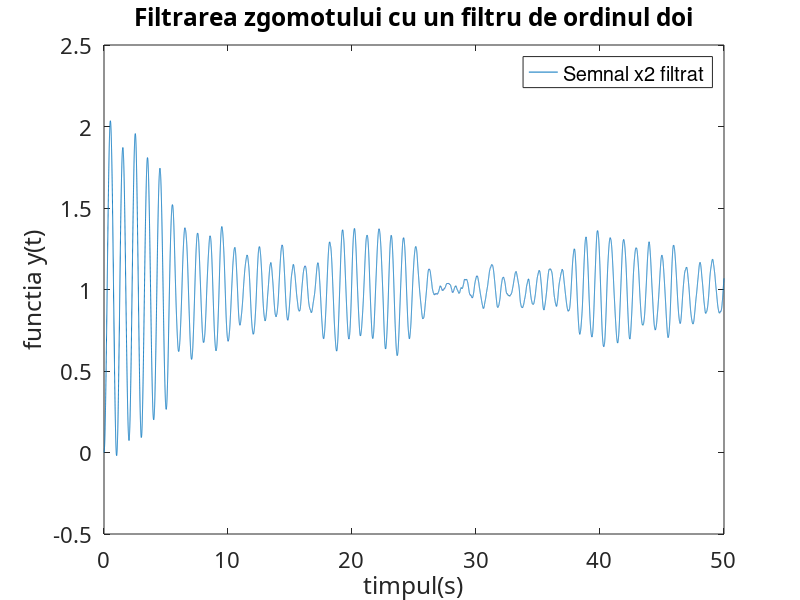

Reproduce this figure in MATLAB.
Ts = 0.001;
om0 = 2*pi;
dz = 0.005;
A = 1;
oms = om0*Ts
a(1) = 1 + 2 * dz * oms + oms^2;
a(2) = -2 * (1 + dz * oms);
a(3) = 1;
b(1) = A * 2 * oms^2;
t = 0:Ts:50;

x2 = rand(1, length(t));
y2 = filter(b, a, x2);

plot(t, y2), grid, set (gca, 'FontName', ...
'Arial Cyr', 'FontSize', 16)
title('Filtrarea zgomotului cu un filtru de ordinul doi')
xlabel('timpul(s)'), ylabel('functia y(t)'), grid

legend("Semnal x2 filtrat", "AutoUpdate", "off")
